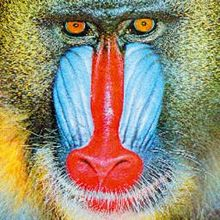
#> input picture images_original/14/Mandrill.jpg, 220 x 220 px, found by its file name
$ python 14_final_b.py
#> lines starting #> are read from the running program, lines starting #| are printed output that depends on the picture
# The fundamental package for scientific computing with Python
import numpy as np
# Importação da OpenCV2 (Computer Vision)
import cv2

# Carregar a imagem
imagem = cv2.imread('./images_original/14/Mandrill.jpg')
#> imagem is the input picture: shape (220, 220, 3); mean B, G, R 117.6, 140.7, 149.7

# Aplicar o filtro de média
filtro_media = cv2.blur(imagem, (5, 5))  # Pode ajustar o tamanho da janela (kernel) para alterar a intensidade do filtro
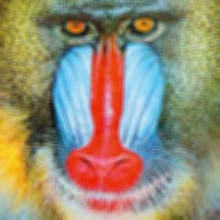
#> filtro_media: shape (220, 220, 3); mean B, G, R 117.6, 140.7, 149.7

# Aplicar o filtro de aguçamento
mascara = cv2.subtract(imagem, filtro_media)
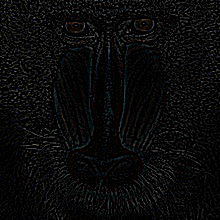
#> mascara: shape (220, 220, 3); mean B, G, R 9.6, 9.6, 9.5
imagem_realcada = cv2.add(imagem, mascara)
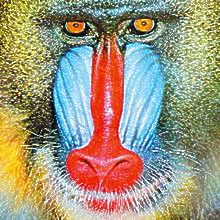
#> imagem_realcada: shape (220, 220, 3); mean B, G, R 126.5, 149.7, 158.2

# Exibir a imagem original, o filtro de média e o resultado final lado a lado
resultado = np.concatenate((imagem, filtro_media, imagem_realcada), axis=1)
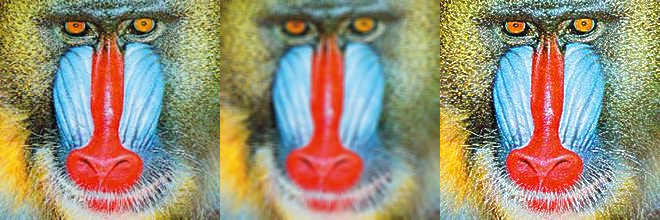
#> resultado: shape (220, 660, 3); mean B, G, R 120.6, 143.7, 152.5
cv2.imwrite('./images_generate/14/atividadefinal_b.png', resultado)
